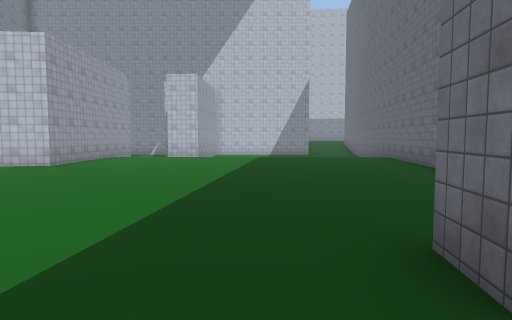
view 1 (above)

24 first-person views from a walk through a 3-D level made in the Unity game engine. The camera is 1.5 m above the floor, tilts 4° down and sees 75° across. The floor is counted in squares, 2 m on a side. Each view is taken from the middle of a square. On the plan, view 1 faces up. The plan holds only what a view shows up to about 11 squares ahead; the rest is blank. The place goes on beyond the plan. Some surface patterns are stand-ins.

view 2
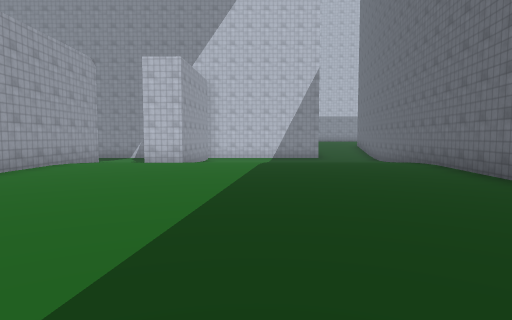

view 3
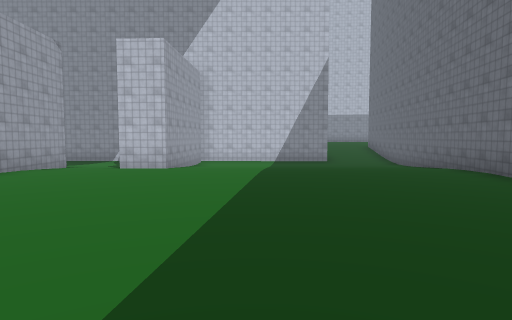

view 4
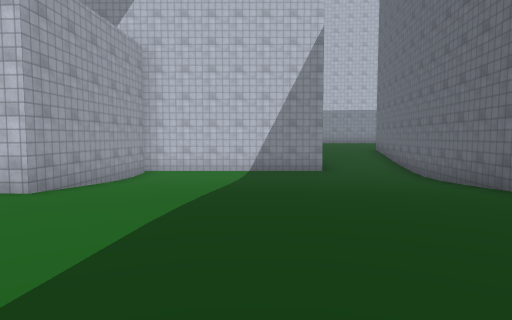

view 5
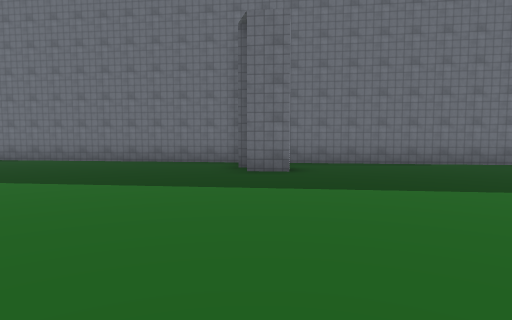

view 6
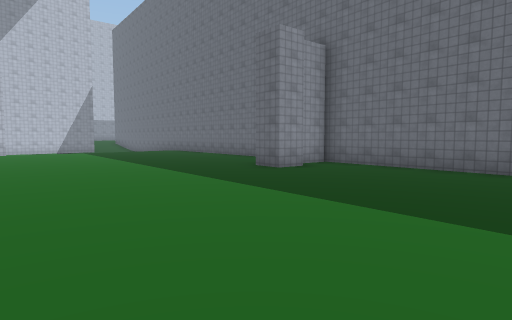

view 7
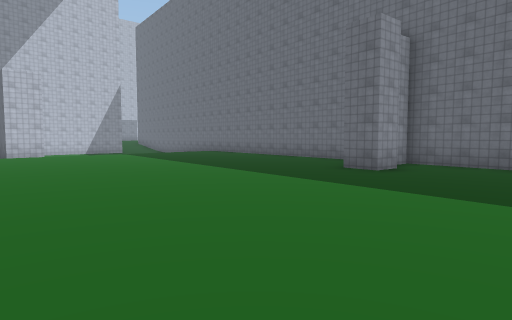

view 8
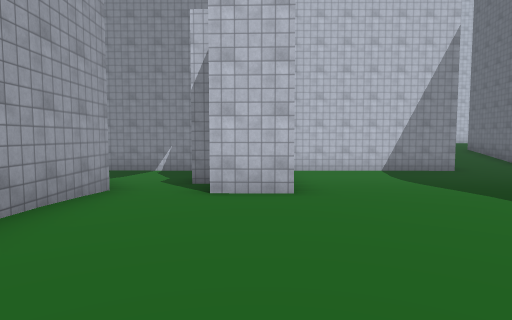

view 9
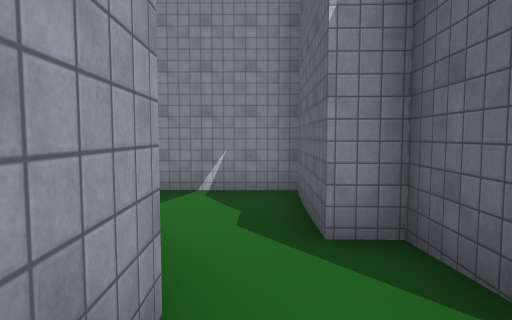

view 10
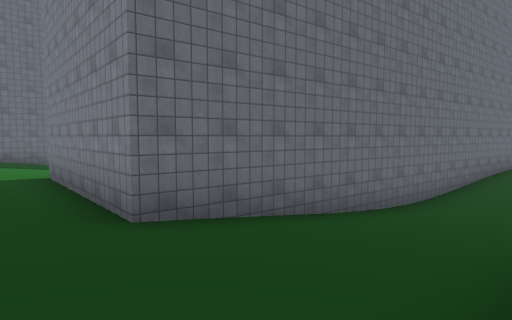

view 11
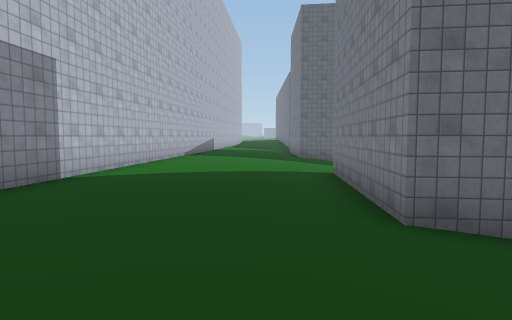

view 12
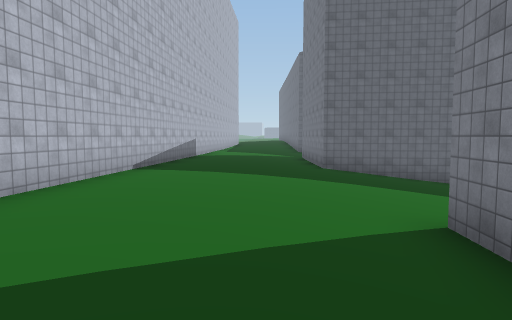

view 13
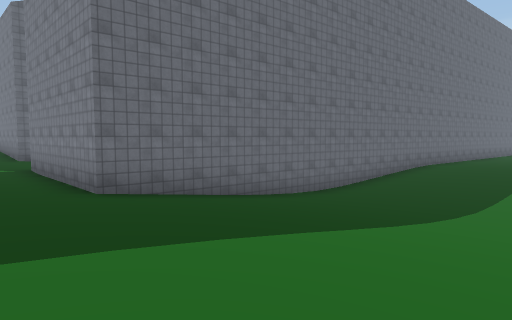

view 14
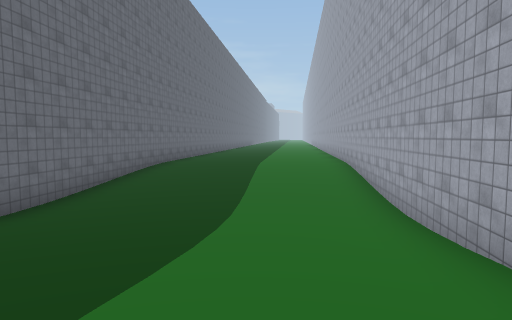

view 15
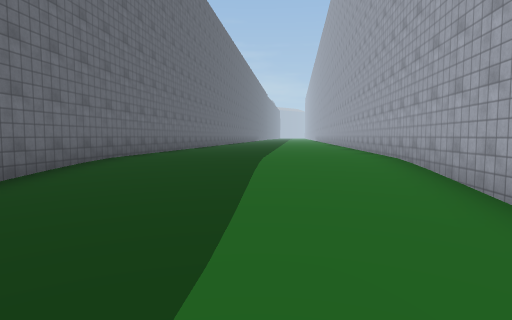

view 16
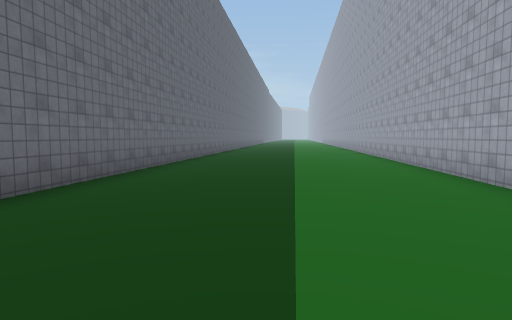

view 17
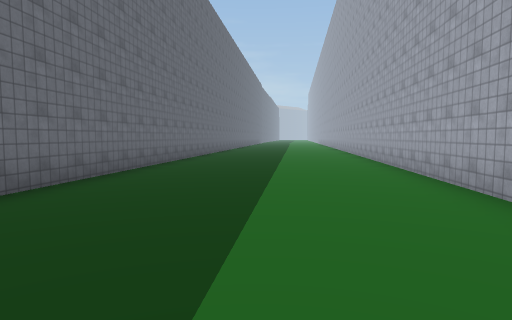

view 18
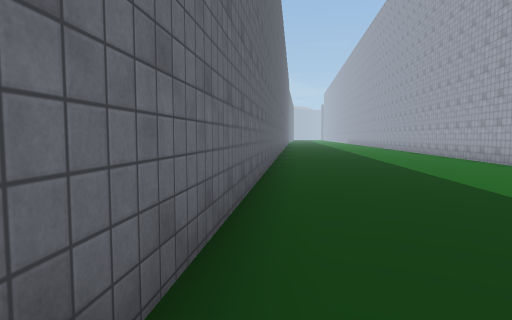

view 19
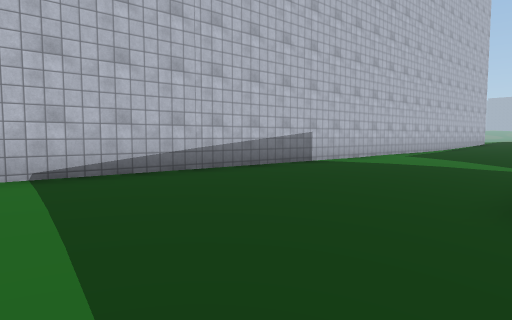

view 20
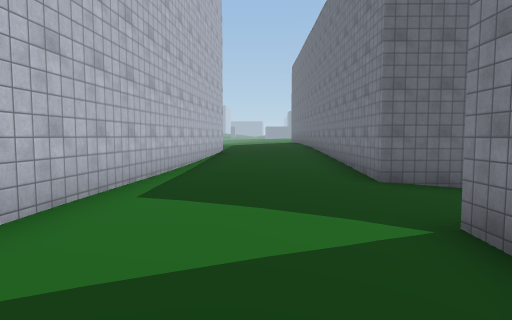

view 21
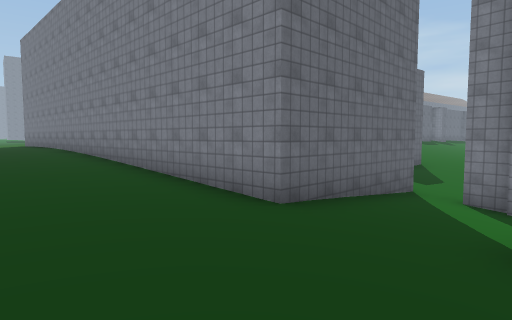

view 22
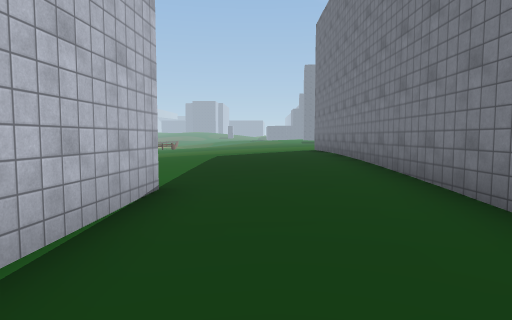

view 23
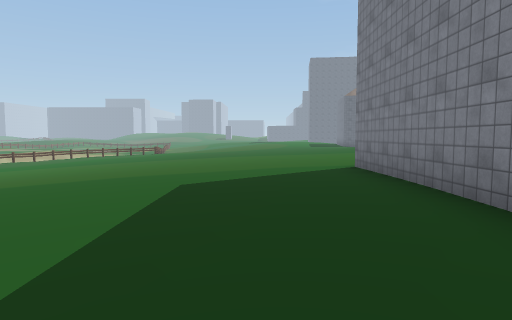

view 24
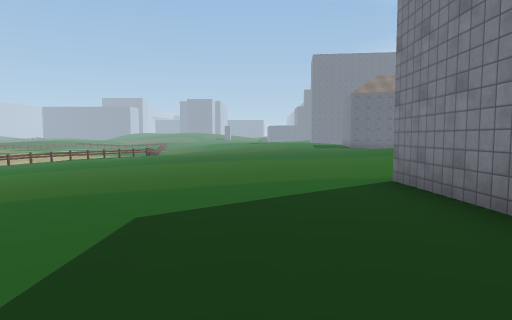

### Floor plan
Key: @ floor where view 1 was taken; # wall or solid block; . main floor; : floor 0.25 m higher than the main floor; - floor 0.25 m lower than the main floor; + floor 0.5 m higher than the main floor; _ floor 0.5 m lower than the main floor; * floor 0.75 m higher than the main floor; % floor 1 m higher than the main floor; & floor 1.25 m higher than the main floor; $ floor 1.5 m higher than the main floor; / step, stairs or slope.
Columns run from 6 left of view 1 to 45 right of it. Each row starts with its distance up from view 1.
 31                                               +++++:
 30                                             *///////
 29                                            %**/////+
 28             **############               %%%%%%*****
 27            **************#############%&&&&%%%%%%***
 26           ************************%%%%&&&&&&&&%%%%%%
 25          ++++++++++++++++++++****%%%%&&&&&&&&&&&%%%%
 24           //++++++//////+++++++***%%%&&&$$$$$$&&&&&%
 23           //######//////#####//###############$$&&&&
 22           //#     //////#    //#              $$$$&&
 21           //#     /////-#    //#                 $$$
 20           //#    #/////##    //#
 19 ##########__#   ##_____#     #/#
 18 __##________#   #______#      //
 17 __##________#   #______#      //
 16 __##________#   #______#      _//
 15 #/_#///////##   #//////#       //
 14 #--#///////#    #//////#       //
 13 #..........#    #......#
 12 #..........#    #.....##
 11 #..........#   ##.....#
 10 #..........#   #......#
  9 #..........#   #......#
  8 ...........#   #......#
  7 ..........##   #......#
  6  .........#    #......#
  5  .........#    #......#
  4  .........#    #......#
  3  .........#   ##.....##
  2 ........###   #......#
  1 ..........#   #......#
  0 ......@...#   #......#
 -1 .........##   #......#
 -2 .........#    #......#
 -3  ........#    #......#
 -4  .....  .#    #......#

Where each view was taken, in squares from view 1:
view 1: 0 up, 0 right, facing up
view 2: 3 up, 0 right, facing up
view 3: 5 up, 0 right, facing up
view 4: 9 up, 1 right, facing up
view 5: 2 up, 6 left, facing right
view 6: 4 down, 5 left, facing up-right
view 7: 2 down, 6 left, facing up-right
view 8: 9 up, 3 left, facing up
view 9: 13 up, 5 left, facing up
view 10: 25 up, 3 right, facing down-right
view 11: 25 up, 3 right, facing right
view 12: 25 up, 8 right, facing right
view 13: 25 up, 12 right, facing down-right
view 14: 23 up, 13 right, facing down
view 15: 19 up, 13 right, facing down
view 16: 13 up, 13 right, facing down
view 17: 8 up, 12 right, facing down
view 18: 7 up, 15 right, facing down
view 19: 23 up, 14 right, facing up-right
view 20: 25 up, 19 right, facing right
view 21: 26 up, 22 right, facing down-right
view 22: 25 up, 27 right, facing right
view 23: 25 up, 32 right, facing right
view 24: 25 up, 34 right, facing right
